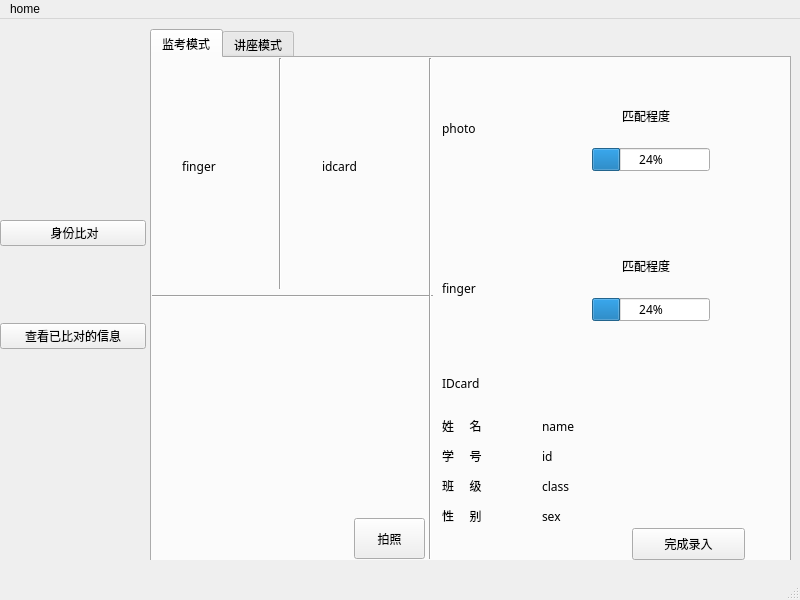
<?xml version="1.0" encoding="UTF-8"?>
<ui version="4.0">
 <class>teacher_main</class>
 <widget class="QMainWindow" name="teacher_main">
  <property name="geometry">
   <rect>
    <x>0</x>
    <y>0</y>
    <width>800</width>
    <height>600</height>
   </rect>
  </property>
  <property name="windowTitle">
   <string>MainWindow</string>
  </property>
  <widget class="QWidget" name="centralwidget">
   <widget class="QStackedWidget" name="stackedWidget">
    <property name="geometry">
     <rect>
      <x>150</x>
      <y>0</y>
      <width>641</width>
      <height>541</height>
     </rect>
    </property>
    <property name="currentIndex">
     <number>1</number>
    </property>
    <widget class="QWidget" name="wel_page1">
     <widget class="QLabel" name="welcome">
      <property name="geometry">
       <rect>
        <x>320</x>
        <y>250</y>
        <width>60</width>
        <height>16</height>
       </rect>
      </property>
      <property name="text">
       <string>welcome</string>
      </property>
     </widget>
    </widget>
    <widget class="QWidget" name="ident_page2">
     <widget class="QTabWidget" name="tabWidget">
      <property name="geometry">
       <rect>
        <x>0</x>
        <y>10</y>
        <width>641</width>
        <height>551</height>
       </rect>
      </property>
      <property name="font">
       <font>
        <family>Adobe Heiti Std</family>
       </font>
      </property>
      <property name="currentIndex">
       <number>0</number>
      </property>
      <widget class="QWidget" name="tab">
       <attribute name="title">
        <string>监考模式</string>
       </attribute>
       <widget class="QPushButton" name="pushButton">
        <property name="geometry">
         <rect>
          <x>480</x>
          <y>470</y>
          <width>113</width>
          <height>32</height>
         </rect>
        </property>
        <property name="text">
         <string>完成录入</string>
        </property>
       </widget>
       <widget class="QLabel" name="ident_idimg">
        <property name="geometry">
         <rect>
          <x>290</x>
          <y>310</y>
          <width>51</width>
          <height>31</height>
         </rect>
        </property>
        <property name="text">
         <string>IDcard</string>
        </property>
       </widget>
       <widget class="Line" name="line_3">
        <property name="geometry">
         <rect>
          <x>120</x>
          <y>0</y>
          <width>16</width>
          <height>231</height>
         </rect>
        </property>
        <property name="orientation">
         <enum>Qt::Vertical</enum>
        </property>
       </widget>
       <widget class="Line" name="line">
        <property name="geometry">
         <rect>
          <x>-10</x>
          <y>230</y>
          <width>291</width>
          <height>16</height>
         </rect>
        </property>
        <property name="orientation">
         <enum>Qt::Horizontal</enum>
        </property>
       </widget>
       <widget class="QLabel" name="ident_id_2">
        <property name="geometry">
         <rect>
          <x>290</x>
          <y>390</y>
          <width>51</width>
          <height>16</height>
         </rect>
        </property>
        <property name="text">
         <string>学     号</string>
        </property>
       </widget>
       <widget class="QLabel" name="finger">
        <property name="geometry">
         <rect>
          <x>290</x>
          <y>170</y>
          <width>91</width>
          <height>121</height>
         </rect>
        </property>
        <property name="text">
         <string>finger</string>
        </property>
       </widget>
       <widget class="QProgressBar" name="ident_samebar_2">
        <property name="geometry">
         <rect>
          <x>440</x>
          <y>240</y>
          <width>118</width>
          <height>23</height>
         </rect>
        </property>
        <property name="value">
         <number>24</number>
        </property>
       </widget>
       <widget class="QPushButton" name="takphoto_buttn">
        <property name="geometry">
         <rect>
          <x>202</x>
          <y>460</y>
          <width>71</width>
          <height>41</height>
         </rect>
        </property>
        <property name="text">
         <string>拍照</string>
        </property>
       </widget>
       <widget class="QLabel" name="ident_samerate">
        <property name="geometry">
         <rect>
          <x>470</x>
          <y>50</y>
          <width>60</width>
          <height>16</height>
         </rect>
        </property>
        <property name="text">
         <string>匹配程度</string>
        </property>
       </widget>
       <widget class="Line" name="line_2">
        <property name="geometry">
         <rect>
          <x>270</x>
          <y>0</y>
          <width>16</width>
          <height>501</height>
         </rect>
        </property>
        <property name="orientation">
         <enum>Qt::Vertical</enum>
        </property>
       </widget>
       <widget class="QLabel" name="showname">
        <property name="geometry">
         <rect>
          <x>390</x>
          <y>360</y>
          <width>60</width>
          <height>16</height>
         </rect>
        </property>
        <property name="text">
         <string>name</string>
        </property>
       </widget>
       <widget class="QLabel" name="showId">
        <property name="geometry">
         <rect>
          <x>390</x>
          <y>390</y>
          <width>60</width>
          <height>16</height>
         </rect>
        </property>
        <property name="text">
         <string>id</string>
        </property>
       </widget>
       <widget class="QLabel" name="ident_idcard">
        <property name="geometry">
         <rect>
          <x>170</x>
          <y>100</y>
          <width>60</width>
          <height>16</height>
         </rect>
        </property>
        <property name="text">
         <string>idcard</string>
        </property>
       </widget>
       <widget class="QLabel" name="ident_name">
        <property name="geometry">
         <rect>
          <x>290</x>
          <y>360</y>
          <width>51</width>
          <height>16</height>
         </rect>
        </property>
        <property name="text">
         <string>姓     名</string>
        </property>
       </widget>
       <widget class="QProgressBar" name="ident_samebar">
        <property name="geometry">
         <rect>
          <x>440</x>
          <y>90</y>
          <width>118</width>
          <height>23</height>
         </rect>
        </property>
        <property name="value">
         <number>24</number>
        </property>
       </widget>
       <widget class="QLabel" name="ident_clas">
        <property name="geometry">
         <rect>
          <x>290</x>
          <y>420</y>
          <width>51</width>
          <height>16</height>
         </rect>
        </property>
        <property name="text">
         <string>班     级</string>
        </property>
       </widget>
       <widget class="QLabel" name="ident_photo">
        <property name="geometry">
         <rect>
          <x>290</x>
          <y>10</y>
          <width>91</width>
          <height>121</height>
         </rect>
        </property>
        <property name="text">
         <string>photo</string>
        </property>
       </widget>
       <widget class="QLabel" name="showclass">
        <property name="geometry">
         <rect>
          <x>390</x>
          <y>420</y>
          <width>60</width>
          <height>16</height>
         </rect>
        </property>
        <property name="text">
         <string>class</string>
        </property>
       </widget>
       <widget class="QLabel" name="showsex">
        <property name="geometry">
         <rect>
          <x>390</x>
          <y>450</y>
          <width>60</width>
          <height>16</height>
         </rect>
        </property>
        <property name="text">
         <string>sex</string>
        </property>
       </widget>
       <widget class="QWidget" name="verticalLayoutWidget_2">
        <property name="geometry">
         <rect>
          <x>10</x>
          <y>250</y>
          <width>231</width>
          <height>201</height>
         </rect>
        </property>
        <layout class="QVBoxLayout" name="camera"/>
       </widget>
       <widget class="QLabel" name="ident_fingers">
        <property name="geometry">
         <rect>
          <x>30</x>
          <y>100</y>
          <width>51</width>
          <height>16</height>
         </rect>
        </property>
        <property name="text">
         <string>finger</string>
        </property>
       </widget>
       <widget class="QLabel" name="ident_samerate_2">
        <property name="geometry">
         <rect>
          <x>470</x>
          <y>200</y>
          <width>60</width>
          <height>16</height>
         </rect>
        </property>
        <property name="text">
         <string>匹配程度</string>
        </property>
       </widget>
       <widget class="QLabel" name="ident_sex">
        <property name="geometry">
         <rect>
          <x>290</x>
          <y>450</y>
          <width>51</width>
          <height>16</height>
         </rect>
        </property>
        <property name="text">
         <string>性     别</string>
        </property>
       </widget>
      </widget>
      <widget class="QWidget" name="tab_2">
       <attribute name="title">
        <string>讲座模式</string>
       </attribute>
       <widget class="Line" name="line_5">
        <property name="geometry">
         <rect>
          <x>310</x>
          <y>10</y>
          <width>16</width>
          <height>481</height>
         </rect>
        </property>
        <property name="orientation">
         <enum>Qt::Vertical</enum>
        </property>
       </widget>
       <widget class="QLabel" name="label_2">
        <property name="geometry">
         <rect>
          <x>50</x>
          <y>180</y>
          <width>231</width>
          <height>151</height>
         </rect>
        </property>
        <property name="text">
         <string>Idcard</string>
        </property>
       </widget>
       <widget class="QLabel" name="showname_2">
        <property name="geometry">
         <rect>
          <x>490</x>
          <y>200</y>
          <width>60</width>
          <height>16</height>
         </rect>
        </property>
        <property name="text">
         <string>name</string>
        </property>
       </widget>
       <widget class="QLabel" name="showsex_2">
        <property name="geometry">
         <rect>
          <x>490</x>
          <y>290</y>
          <width>60</width>
          <height>16</height>
         </rect>
        </property>
        <property name="text">
         <string>sex</string>
        </property>
       </widget>
       <widget class="QLabel" name="showclass_2">
        <property name="geometry">
         <rect>
          <x>490</x>
          <y>260</y>
          <width>60</width>
          <height>16</height>
         </rect>
        </property>
        <property name="text">
         <string>class</string>
        </property>
       </widget>
       <widget class="QLabel" name="showId_2">
        <property name="geometry">
         <rect>
          <x>490</x>
          <y>230</y>
          <width>60</width>
          <height>16</height>
         </rect>
        </property>
        <property name="text">
         <string>id</string>
        </property>
       </widget>
       <widget class="QLabel" name="ident_clas_2">
        <property name="geometry">
         <rect>
          <x>390</x>
          <y>260</y>
          <width>51</width>
          <height>16</height>
         </rect>
        </property>
        <property name="text">
         <string>班     级</string>
        </property>
       </widget>
       <widget class="QLabel" name="ident_name_2">
        <property name="geometry">
         <rect>
          <x>390</x>
          <y>200</y>
          <width>51</width>
          <height>16</height>
         </rect>
        </property>
        <property name="text">
         <string>姓     名</string>
        </property>
       </widget>
       <widget class="QLabel" name="ident_sex_2">
        <property name="geometry">
         <rect>
          <x>390</x>
          <y>290</y>
          <width>51</width>
          <height>16</height>
         </rect>
        </property>
        <property name="text">
         <string>性     别</string>
        </property>
       </widget>
       <widget class="QLabel" name="ident_id_3">
        <property name="geometry">
         <rect>
          <x>390</x>
          <y>230</y>
          <width>51</width>
          <height>16</height>
         </rect>
        </property>
        <property name="text">
         <string>学     号</string>
        </property>
       </widget>
       <widget class="QPushButton" name="pushButton_2">
        <property name="geometry">
         <rect>
          <x>510</x>
          <y>450</y>
          <width>113</width>
          <height>32</height>
         </rect>
        </property>
        <property name="text">
         <string>完成录入</string>
        </property>
       </widget>
      </widget>
     </widget>
    </widget>
    <widget class="QWidget" name="info_page3">
     <widget class="QTableView" name="info_tabview">
      <property name="geometry">
       <rect>
        <x>20</x>
        <y>70</y>
        <width>321</width>
        <height>421</height>
       </rect>
      </property>
     </widget>
     <widget class="Line" name="line_4">
      <property name="geometry">
       <rect>
        <x>340</x>
        <y>20</y>
        <width>20</width>
        <height>491</height>
       </rect>
      </property>
      <property name="orientation">
       <enum>Qt::Vertical</enum>
      </property>
     </widget>
     <widget class="QLabel" name="info_photo">
      <property name="geometry">
       <rect>
        <x>360</x>
        <y>30</y>
        <width>91</width>
        <height>111</height>
       </rect>
      </property>
      <property name="text">
       <string>photo</string>
      </property>
     </widget>
     <widget class="QListView" name="info_listView">
      <property name="geometry">
       <rect>
        <x>360</x>
        <y>160</y>
        <width>261</width>
        <height>331</height>
       </rect>
      </property>
     </widget>
     <widget class="QLabel" name="infosamerate">
      <property name="geometry">
       <rect>
        <x>510</x>
        <y>50</y>
        <width>60</width>
        <height>16</height>
       </rect>
      </property>
      <property name="text">
       <string>匹配程度</string>
      </property>
     </widget>
     <widget class="QProgressBar" name="info_samebar">
      <property name="geometry">
       <rect>
        <x>480</x>
        <y>90</y>
        <width>118</width>
        <height>23</height>
       </rect>
      </property>
      <property name="value">
       <number>24</number>
      </property>
     </widget>
     <widget class="QLineEdit" name="lineEdit">
      <property name="geometry">
       <rect>
        <x>150</x>
        <y>30</y>
        <width>131</width>
        <height>21</height>
       </rect>
      </property>
     </widget>
     <widget class="QLabel" name="label">
      <property name="geometry">
       <rect>
        <x>20</x>
        <y>30</y>
        <width>41</width>
        <height>16</height>
       </rect>
      </property>
      <property name="text">
       <string>搜   索</string>
      </property>
     </widget>
     <widget class="QPushButton" name="search_buttn">
      <property name="geometry">
       <rect>
        <x>280</x>
        <y>30</y>
        <width>41</width>
        <height>21</height>
       </rect>
      </property>
      <property name="text">
       <string>查找</string>
      </property>
     </widget>
     <widget class="QComboBox" name="comboBox">
      <property name="geometry">
       <rect>
        <x>80</x>
        <y>30</y>
        <width>61</width>
        <height>21</height>
       </rect>
      </property>
      <property name="font">
       <font>
        <family>Adobe Arabic</family>
       </font>
      </property>
      <item>
       <property name="text">
        <string>姓名</string>
       </property>
      </item>
      <item>
       <property name="text">
        <string>学号</string>
       </property>
      </item>
     </widget>
    </widget>
   </widget>
   <widget class="QWidget" name="verticalLayoutWidget">
    <property name="geometry">
     <rect>
      <x>0</x>
      <y>130</y>
      <width>146</width>
      <height>271</height>
     </rect>
    </property>
    <layout class="QVBoxLayout" name="verticalLayout">
     <item>
      <widget class="QPushButton" name="ident_buttn">
       <property name="text">
        <string> 身份比对</string>
       </property>
      </widget>
     </item>
     <item>
      <widget class="QPushButton" name="info_buttn">
       <property name="text">
        <string>查看已比对的信息</string>
       </property>
      </widget>
     </item>
    </layout>
   </widget>
  </widget>
  <widget class="QMenuBar" name="menubar">
   <property name="geometry">
    <rect>
     <x>0</x>
     <y>0</y>
     <width>800</width>
     <height>22</height>
    </rect>
   </property>
   <widget class="QMenu" name="home">
    <property name="title">
     <string>home</string>
    </property>
   </widget>
   <addaction name="home"/>
  </widget>
  <widget class="QStatusBar" name="statusbar"/>
 </widget>
 <resources/>
 <connections>
  <connection>
   <sender>ident_buttn</sender>
   <signal>clicked(bool)</signal>
   <receiver>stackedWidget</receiver>
   <slot>show()</slot>
   <hints>
    <hint type="sourcelabel">
     <x>83</x>
     <y>272</y>
    </hint>
    <hint type="destinationlabel">
     <x>360</x>
     <y>197</y>
    </hint>
   </hints>
  </connection>
  <connection>
   <sender>info_buttn</sender>
   <signal>clicked(bool)</signal>
   <receiver>stackedWidget</receiver>
   <slot>show()</slot>
   <hints>
    <hint type="sourcelabel">
     <x>110</x>
     <y>342</y>
    </hint>
    <hint type="destinationlabel">
     <x>341</x>
     <y>223</y>
    </hint>
   </hints>
  </connection>
 </connections>
</ui>
